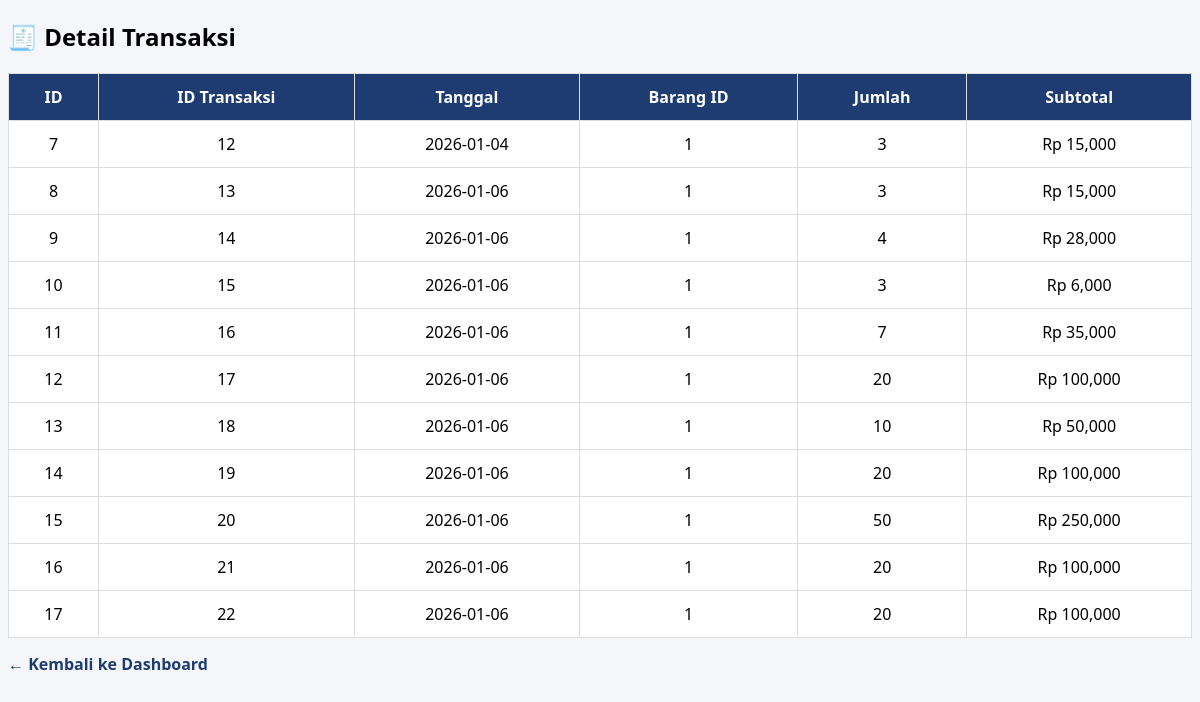
/detail_transaksi.php, run on the app's committed database.
### tables this page shows
CREATE TABLE `detail_transaksi` (
  `id` int(11) NOT NULL,
  `transaksi_id` int(11) DEFAULT NULL,
  `barang_id` int(11) DEFAULT NULL,
  `jumlah` int(11) DEFAULT NULL,
  `subtotal` int(11) DEFAULT NULL
);

CREATE TABLE `transaksi` (
  `id` int(11) NOT NULL,
  `tanggal` date DEFAULT NULL,
  `total` int(11) DEFAULT NULL
);

### detail_transaksi.php (the view, shortened to what this page needs)
<?php
$data = mysqli_query($conn, "
    SELECT
        detail_transaksi.id,
        detail_transaksi.transaksi_id,
        detail_transaksi.barang_id,
        detail_transaksi.jumlah,
        detail_transaksi.subtotal,
        transaksi.tanggal
    FROM detail_transaksi
    JOIN transaksi ON detail_transaksi.transaksi_id = transaksi.id
");
?>
<!DOCTYPE html>
<html>
<head>
</head>
<body>
<h2>🧾 Detail Transaksi</h2>
<table>
    <tr>
        <th>ID</th>
        <th>ID Transaksi</th>
        <th>Tanggal</th>
        <th>Barang ID</th>
        <th>Jumlah</th>
        <th>Subtotal</th>
    </tr>
    <?php while ($d = mysqli_fetch_assoc($data)) { ?>
    <tr>
        <td><?= $d['id']; ?></td>
        <td><?= $d['transaksi_id']; ?></td>
        <td><?= $d['tanggal']; ?></td>
        <td><?= $d['barang_id']; ?></td>
        <td><?= $d['jumlah']; ?></td>
        <td>Rp <?= number_format($d['subtotal']); ?></td>
    </tr>
    <?php } ?>
</table>
<a href="dashboard.php" class="back">← Kembali ke Dashboard</a>
</body>
</html>

### detail_transaksi.php (style rules this page uses)
body { background:#f4f6f9; font-family:Segoe UI; }
table { width:100%; border-collapse:collapse; background:white; }
th, td { padding:12px; border:1px solid #ddd; text-align:center; }
th { background:#1e3c72; color:white; }
.back { display:inline-block; margin-top:15px; text-decoration:none; color:#1e3c72; font-weight:bold; }

### data on the page
detail_transaksi: id "7", transaksi "12", transaksi.tanggal "2026-01-04", barang "1", jumlah "3", subtotal "15,000"
detail_transaksi: id "8", transaksi "13", transaksi.tanggal "2026-01-06", barang "1", jumlah "3", subtotal "15,000"
detail_transaksi: id "9", transaksi "14", transaksi.tanggal "2026-01-06", barang "1", jumlah "4", subtotal "28,000"
detail_transaksi: id "10", transaksi "15", transaksi.tanggal "2026-01-06", barang "1", jumlah "3", subtotal "6,000"
detail_transaksi: id "11", transaksi "16", transaksi.tanggal "2026-01-06", barang "1", jumlah "7", subtotal "35,000"
detail_transaksi: id "12", transaksi "17", transaksi.tanggal "2026-01-06", barang "1", jumlah "20", subtotal "100,000"
detail_transaksi: id "13", transaksi "18", transaksi.tanggal "2026-01-06", barang "1", jumlah "10", subtotal "50,000"
detail_transaksi: id "14", transaksi "19", transaksi.tanggal "2026-01-06", barang "1", jumlah "20", subtotal "100,000"
detail_transaksi: id "15", transaksi "20", transaksi.tanggal "2026-01-06", barang "1", jumlah "50", subtotal "250,000"
detail_transaksi: id "16", transaksi "21", transaksi.tanggal "2026-01-06", barang "1", jumlah "20", subtotal "100,000"
detail_transaksi: id "17", transaksi "22", transaksi.tanggal "2026-01-06", barang "1", jumlah "20", subtotal "100,000"
